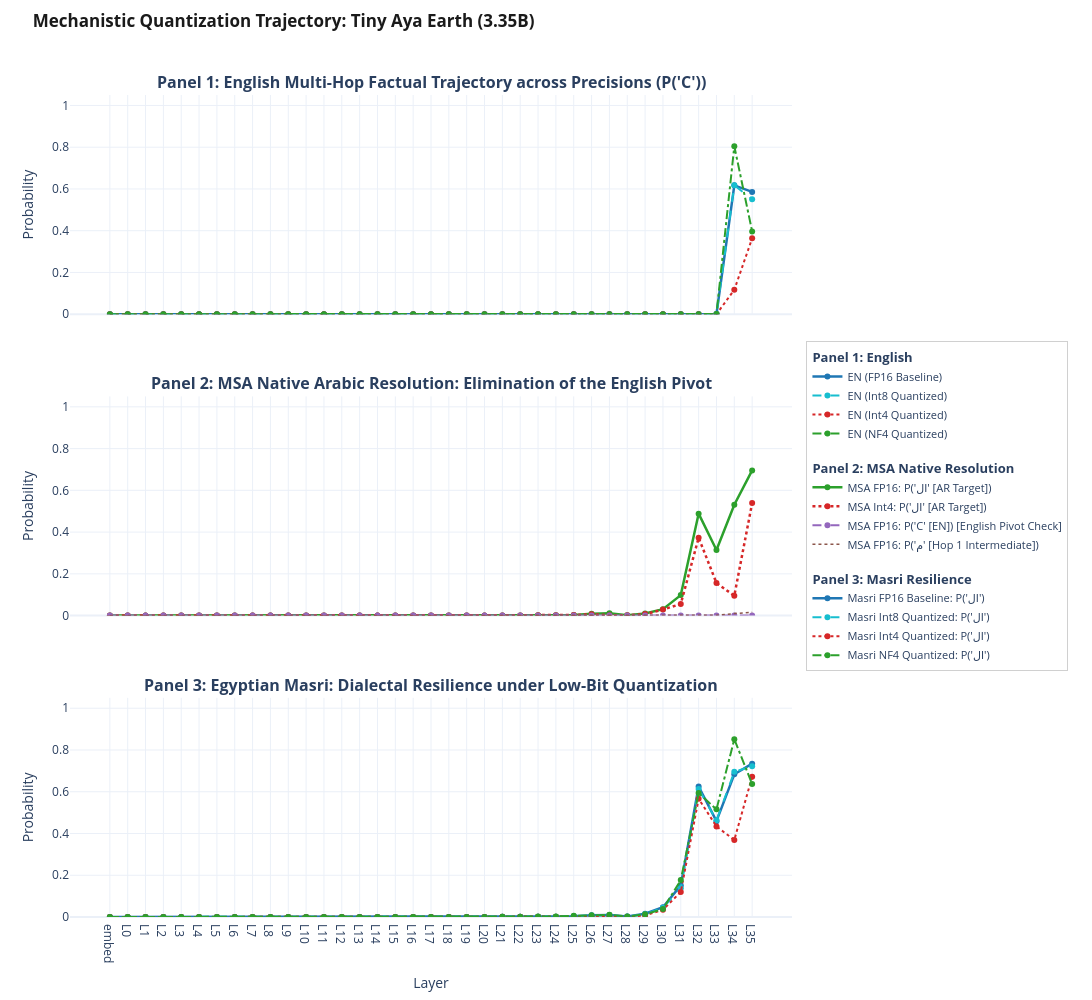

The notebook cell this image was saved under:
### Markdown cell above
### Step 7: 3-Panel Interactive Visualization of Tiny Aya Multi-Hop Reasoning

We generate an interactive, publication-ready Plotly figure tracing the mechanistic probabilities across all 36 layers of `CohereLabs/tiny-aya-earth`:
- **Panel 1: English Multi-Hop Factual Trajectory**: $P(\text{'C'})$ across full precision and quantization regimes (FP16, Int8, Int4, NF4).
- **Panel 2: Absence of the English Pivot in MSA**: Comparing Arabic target $P(\text{'ال'})$ against English $P(\text{'C'})$ and intermediate entity $P(\text{'م'})$. This visually proves Hypothesis 1: Tiny Aya routes through Arabic native representations without an L22 English detour.
- **Panel 3: Masri Dialectal Resilience**: Demonstrating how Egyptian Arabic retains high factual target probability ($P \approx 0.63 - 0.73$) across all precisions, contrasting with the conversational attractor collapse observed in Gemma-2-2B.

### Code cell
# Generate 3-Panel Interactive Plotly Visualization for Tiny Aya
fig = make_subplots(
    rows=3, cols=1,
    shared_xaxes=True,
    vertical_spacing=0.10,
    subplot_titles=(
        "<b>Panel 1: English Multi-Hop Factual Trajectory across Precisions (P('C'))</b>",
        "<b>Panel 2: MSA Native Arabic Resolution: Elimination of the English Pivot</b>",
        "<b>Panel 3: Egyptian Masri: Dialectal Resilience under Low-Bit Quantization</b>"
    )
)

precision_styles = [
    ("FP16 Baseline", "#1f77b4", "solid", 2.5),
    ("Int8 Quantized", "#17becf", "dash", 2.0),
    ("Int4 Quantized", "#d62728", "dot", 2.0),
    ("NF4 Quantized", "#2ca02c", "dashdot", 2.0),
]

# Panel 1: English Trajectory
for prec, color, dash, width in precision_styles:
    sub = df_results[(df_results["lang"] == "EN") & (df_results["precision"] == prec)]
    fig.add_trace(
        go.Scatter(
            x=sub["layer_label"],
            y=sub["p_cairo_en"],
            mode="lines+markers",
            name=f"EN ({prec})",
            line=dict(color=color, dash=dash, width=width),
            legendgroup="panel1",
            legendgrouptitle_text="<b>Panel 1: English</b>"
        ),
        row=1, col=1
    )

# Panel 2: MSA Pivot Elimination Check (FP16 & Int4)
sub_msa_fp16 = df_results[(df_results["lang"] == "MSA") & (df_results["precision"] == "FP16 Baseline")]
sub_msa_int4 = df_results[(df_results["lang"] == "MSA") & (df_results["precision"] == "Int4 Quantized")]

fig.add_trace(
    go.Scatter(
        x=sub_msa_fp16["layer_label"],
        y=sub_msa_fp16["p_cairo_ar"],
        mode="lines+markers",
        name="MSA FP16: P('ال' [AR Target])",
        line=dict(color="#2ca02c", width=2.5),
        legendgroup="panel2",
        legendgrouptitle_text="<b>Panel 2: MSA Native Resolution</b>"
    ),
    row=2, col=1
)

fig.add_trace(
    go.Scatter(
        x=sub_msa_int4["layer_label"],
        y=sub_msa_int4["p_cairo_ar"],
        mode="lines+markers",
        name="MSA Int4: P('ال' [AR Target])",
        line=dict(color="#d62728", dash="dot", width=2.5),
        legendgroup="panel2"
    ),
    row=2, col=1
)

fig.add_trace(
    go.Scatter(
        x=sub_msa_fp16["layer_label"],
        y=sub_msa_fp16["p_cairo_en"],
        mode="lines+markers",
        name="MSA FP16: P('C' [EN]) [English Pivot Check]",
        line=dict(color="#9467bd", dash="dash", width=2),
        legendgroup="panel2"
    ),
    row=2, col=1
)

fig.add_trace(
    go.Scatter(
        x=sub_msa_fp16["layer_label"],
        y=sub_msa_fp16["p_egypt_ar"],
        mode="lines",
        name="MSA FP16: P('م' [Hop 1 Intermediate])",
        line=dict(color="#8c564b", dash="dot", width=1.5),
        legendgroup="panel2"
    ),
    row=2, col=1
)

# Panel 3: Masri Dialectal Target vs Quantization & Interrogative Attractor
for prec, color, dash, width in precision_styles:
    sub = df_results[(df_results["lang"] == "Masri") & (df_results["precision"] == prec)]
    fig.add_trace(
        go.Scatter(
            x=sub["layer_label"],
            y=sub["p_cairo_ar"],
            mode="lines+markers",
            name=f"Masri {prec}: P('ال')",
            line=dict(color=color, dash=dash, width=width),
            legendgroup="panel3",
            legendgrouptitle_text="<b>Panel 3: Masri Resilience</b>"
        ),
        row=3, col=1
    )

fig.update_layout(
    title=dict(
        text="<b>Mechanistic Quantization Trajectory: Tiny Aya Earth (3.35B)</b>",
        font=dict(size=17, color="#1a1a1a"),
        x=0.03, y=0.985,
        xanchor="left", yanchor="top"
    ),
    width=1200,
    height=1000,
    template="plotly_white",
    hovermode="x unified",
    legend=dict(
        x=1.02, y=0.5,
        xanchor="left", yanchor="middle",
        orientation="v",
        bgcolor="rgba(255, 255, 255, 0.95)",
        bordercolor="#d0d0d0",
        borderwidth=1,
        font=dict(size=11),
        tracegroupgap=15
    ),
    margin=dict(l=70, r=300, t=95, b=60)
)

fig.update_yaxes(title_text="Probability", range=[0, 1.05], row=1, col=1)
fig.update_yaxes(title_text="Probability", range=[0, 1.05], row=2, col=1)
fig.update_yaxes(title_text="Probability", range=[0, 1.05], row=3, col=1)
fig.update_xaxes(title_text="Layer", row=3, col=1)

html_file = "tiny_aya_quantization_multihop_trajectory.html"
fig.write_html(html_file)
print(f"Interactive 3-panel visualization saved to {html_file}")
fig.show()

### Figure 1 — Plotly figure (JSON) as saved in the notebook; plotly's stock layout.template omitted (floating-point values rounded to 4 significant figures)
{"data": [{"legendgroup": "panel1", "legendgrouptitle": {"text": "<b>Panel 1: English</b>"}, "line": {"color": "#1f77b4", "dash": "solid", "width": 2.5}, "mode": "lines+markers", "name": "EN (FP16 Baseline)", "type": "scatter", "x": ["embed", "L0", "L1", "L2", "L3", "L4", "L5", "L6", "L7", "L8", "L9", "L10", "L11", "L12", "L13", "L14", "L15", "L16", "L17", "L18", "L19", "L20", "L21", "L22", "L23", "L24", "L25", "L26", "L27", "L28", "L29", "L30", "L31", "L32", "L33", "L34", "L35"], "xaxis": "x", "y": [2.829e-34, 4.053e-06, 0.0002251, 2.873e-05, 7.227e-07, 2.31e-07, 3.368e-06, 6.817e-07, 1.617e-06, 4.935e-05, 4.125e-05, 2.116e-06, 6.795e-06, 3.904e-06, 3.427e-06, 4.191e-07, 3.371e-07, 1.895e-05, 1.099e-07, 8.196e-07, 1.006e-06, 3.166e-08, 8.848e-09, 1.835e-07, 1.02e-07, 5.326e-09, 6.612e-08, 1.583e-07, 1.714e-07, 2.061e-08, 2.899e-08, 9.779e-09, 4.191e-09, 1.127e-07, 0.0007896, 0.6172, 0.5859], "yaxis": "y"}, {"legendgroup": "panel1", "legendgrouptitle": {"text": "<b>Panel 1: English</b>"}, "line": {"color": "#17becf", "dash": "dash", "width": 2.0}, "mode": "lines+markers", "name": "EN (Int8 Quantized)", "type": "scatter", "x": ["embed", "L0", "L1", "L2", "L3", "L4", "L5", "L6", "L7", "L8", "L9", "L10", "L11", "L12", "L13", "L14", "L15", "L16", "L17", "L18", "L19", "L20", "L21", "L22", "L23", "L24", "L25", "L26", "L27", "L28", "L29", "L30", "L31", "L32", "L33", "L34", "L35"], "xaxis": "x", "y": [2.829e-34, 3.815e-06, 0.0002213, 2.789e-05, 7.19e-07, 2.282e-07, 3.517e-06, 7.413e-07, 1.788e-06, 4.911e-05, 3.91e-05, 1.781e-06, 5.811e-06, 3.695e-06, 3.532e-06, 4.47e-07, 3.334e-07, 1.884e-05, 1.169e-07, 8.792e-07, 9.164e-07, 3.05e-08, 7.8e-09, 1.648e-07, 9.546e-08, 5.442e-09, 6.706e-08, 1.658e-07, 1.965e-07, 2.061e-08, 2.91e-08, 9.371e-09, 3.667e-09, 1.108e-07, 0.0007324, 0.6172, 0.5508], "yaxis": "y"}, {"legendgroup": "panel1", "legendgrouptitle": {"text": "<b>Panel 1: English</b>"}, "line": {"color": "#d62728", "dash": "dot", "width": 2.0}, "mode": "lines+markers", "name": "EN (Int4 Quantized)", "type": "scatter", "x": ["embed", "L0", "L1", "L2", "L3", "L4", "L5", "L6", "L7", "L8", "L9", "L10", "L11", "L12", "L13", "L14", "L15", "L16", "L17", "L18", "L19", "L20", "L21", "L22", "L23", "L24", "L25", "L26", "L27", "L28", "L29", "L30", "L31", "L32", "L33", "L34", "L35"], "xaxis": "x", "y": [2.829e-34, 2.772e-06, 0.0001316, 1.907e-05, 1.088e-06, 4.433e-07, 5.335e-06, 1.252e-06, 1.341e-06, 0.0001097, 4.435e-05, 1.267e-06, 3.412e-06, 3.695e-06, 1.848e-05, 3.483e-07, 1.013e-06, 4.387e-05, 2.161e-07, 7.413e-07, 6.37e-07, 5.169e-08, 5.495e-08, 5.849e-07, 6.817e-07, 2.072e-08, 9.406e-08, 2.887e-07, 1.63e-07, 3.669e-07, 6.109e-07, 2.254e-07, 6.636e-09, 5.588e-08, 2.36e-05, 0.1172, 0.3633], "yaxis": "y"}, {"legendgroup": "panel1", "legendgrouptitle": {"text": "<b>Panel 1: English</b>"}, "line": {"color": "#2ca02c", "dash": "dashdot", "width": 2.0}, "mode": "lines+markers", "name": "EN (NF4 Quantized)", "type": "scatter", "x": ["embed", "L0", "L1", "L2", "L3", "L4", "L5", "L6", "L7", "L8", "L9", "L10", "L11", "L12", "L13", "L14", "L15", "L16", "L17", "L18", "L19", "L20", "L21", "L22", "L23", "L24", "L25", "L26", "L27", "L28", "L29", "L30", "L31", "L32", "L33", "L34", "L35"], "xaxis": "x", "y": [2.829e-34, 4.977e-06, 0.0002251, 2.587e-05, 1.006e-06, 2.477e-07, 3.159e-06, 9.164e-07, 7.227e-07, 4.244e-05, 2.11e-05, 2.429e-06, 7.689e-06, 3.219e-06, 5.484e-06, 4.806e-07, 2.3e-07, 1.991e-05, 2.04e-07, 6.817e-07, 1.617e-06, 1.183e-07, 4.307e-08, 2.077e-07, 1.239e-07, 3.682e-09, 4.098e-08, 8.475e-08, 1.276e-07, 1.525e-08, 1.222e-08, 9.546e-09, 4.802e-09, 1.388e-07, 0.001251, 0.8047, 0.3965], "yaxis": "y"}, {"legendgroup": "panel2", "legendgrouptitle": {"text": "<b>Panel 2: MSA Native Resolution</b>"}, "line": {"color": "#2ca02c", "width": 2.5}, "mode": "lines+markers", "name": "MSA FP16: P('ال' [AR Target])", "type": "scatter", "x": ["embed", "L0", "L1", "L2", "L3", "L4", "L5", "L6", "L7", "L8", "L9", "L10", "L11", "L12", "L13", "L14", "L15", "L16", "L17", "L18", "L19", "L20", "L21", "L22", "L23", "L24", "L25", "L26", "L27", "L28", "L29", "L30", "L31", "L32", "L33", "L34", "L35"], "xaxis": "x2", "y": [1.545e-13, 7.497e-08, 1.825e-07, 1.141e-07, 4.354e-08, 1.743e-06, 2.757e-06, 2.965e-06, 2.995e-06, 5.007e-06, 5.169e-08, 4.731e-07, 7.637e-07, 2.496e-07, 1.699e-06, 3.353e-07, 6.445e-07, 4.053e-05, 2.635e-05, 2.694e-05, 0.000104, 4.792e-05, 0.0007935, 0.0004387, 0.001266, 0.00132, 0.003006, 0.009094, 0.01093, 0.002228, 0.01044, 0.03088, 0.09814, 0.4883, 0.3145, 0.5312, 0.6953], "yaxis": "y2"}, {"legendgroup": "panel2", "line": {"color": "#d62728", "dash": "dot", "width": 2.5}, "mode": "lines+markers", "name": "MSA Int4: P('ال' [AR Target])", "type": "scatter", "x": ["embed", "L0", "L1", "L2", "L3", "L4", "L5", "L6", "L7", "L8", "L9", "L10", "L11", "L12", "L13", "L14", "L15", "L16", "L17", "L18", "L19", "L20", "L21", "L22", "L23", "L24", "L25", "L26", "L27", "L28", "L29", "L30", "L31", "L32", "L33", "L34", "L35"], "xaxis": "x2", "y": [1.545e-13, 1.01e-07, 3.036e-07, 1.304e-07, 3.26e-08, 8.158e-07, 1.088e-06, 8.233e-07, 9.537e-07, 4.5e-06, 1.304e-07, 7.488e-07, 2.667e-06, 9.388e-07, 3.532e-06, 1.14e-06, 1.982e-06, 2.646e-05, 1.884e-05, 2.515e-05, 0.0001678, 5.722e-05, 0.0008011, 0.0003662, 0.00119, 0.001465, 0.002487, 0.006592, 0.002045, 0.001137, 0.007385, 0.02881, 0.05591, 0.373, 0.1562, 0.09521, 0.5391], "yaxis": "y2"}, {"legendgroup": "panel2", "line": {"color": "#9467bd", "dash": "dash", "width": 2}, "mode": "lines+markers", "name": "MSA FP16: P('C' [EN]) [English Pivot Check]", "type": "scatter", "x": ["embed", "L0", "L1", "L2", "L3", "L4", "L5", "L6", "L7", "L8", "L9", "L10", "L11", "L12", "L13", "L14", "L15", "L16", "L17", "L18", "L19", "L20", "L21", "L22", "L23", "L24", "L25", "L26", "L27", "L28", "L29", "L30", "L31", "L32", "L33", "L34", "L35"], "xaxis": "x2", "y": [2.829e-34, 7.987e-06, 0.0002747, 2.575e-05, 3.785e-06, 7.898e-07, 7.331e-06, 2.697e-06, 5.513e-06, 0.0002298, 6.628e-05, 1.021e-06, 3.874e-06, 2.235e-06, 4.917e-06, 1.928e-07, 4.228e-07, 4.113e-06, 2.375e-07, 2.697e-06, 7.041e-07, 2.41e-08, 8.557e-09, 3.492e-08, 8.557e-09, 1.355e-10, 1.011e-09, 6.461e-09, 2.678e-09, 5.13e-10, 9.386e-10, 1.437e-10, 2.91e-11, 2.547e-10, 4.228e-07, 0.0001526, 3.362e-05], "yaxis": "y2"}, {"legendgroup": "panel2", "line": {"color": "#8c564b", "dash": "dot", "width": 1.5}, "mode": "lines", "name": "MSA FP16: P('م' [Hop 1 Intermediate])", "type": "scatter", "x": ["embed", "L0", "L1", "L2", "L3", "L4", "L5", "L6", "L7", "L8", "L9", "L10", "L11", "L12", "L13", "L14", "L15", "L16", "L17", "L18", "L19", "L20", "L21", "L22", "L23", "L24", "L25", "L26", "L27", "L28", "L29", "L30", "L31", "L32", "L33", "L34", "L35"], "xaxis": "x2", "y": [7.283e-14, 2.369e-06, 4.232e-06, 1.185e-06, 7.525e-07, 4.232e-06, 8.829e-07, 2.488e-06, 1.907e-06, 1.952e-06, 4.494e-08, 1.369e-07, 2.058e-07, 3.614e-07, 2.339e-06, 1.088e-06, 2.31e-06, 3.016e-05, 9.06e-05, 0.0002289, 0.0001936, 8.821e-05, 0.0009575, 0.0007439, 0.001579, 0.001244, 0.0004463, 0.0005989, 0.0002823, 5.937e-05, 0.0001793, 0.0004845, 7.677e-05, 0.0001907, 0.001656, 0.009766, 0.01636], "yaxis": "y2"}, {"legendgroup": "panel3", "legendgrouptitle": {"text": "<b>Panel 3: Masri Resilience</b>"}, "line": {"color": "#1f77b4", "dash": "solid", "width": 2.5}, "mode": "lines+markers", "name": "Masri FP16 Baseline: P('ال')", "type": "scatter", "x": ["embed", "L0", "L1", "L2", "L3", "L4", "L5", "L6", "L7", "L8", "L9", "L10", "L11", "L12", "L13", "L14", "L15", "L16", "L17", "L18", "L19", "L20", "L21", "L22", "L23", "L24", "L25", "L26", "L27", "L28", "L29", "L30", "L31", "L32", "L33", "L34", "L35"], "xaxis": "x3", "y": [1.545e-13, 6.473e-08, 1.574e-07, 1.062e-07, 1.449e-08, 2.205e-06, 1.937e-06, 2.161e-06, 7.6e-07, 1.818e-06, 4.214e-08, 4.452e-07, 8.605e-07, 2.002e-07, 2.31e-06, 2.943e-07, 8.158e-07, 3.266e-05, 2.313e-05, 1.776e-05, 8.154e-05, 4.435e-05, 0.001289, 0.0008392, 0.001373, 0.00135, 0.003555, 0.00824, 0.009033, 0.002609, 0.01538, 0.04663, 0.1514, 0.625, 0.459, 0.6836, 0.7344], "yaxis": "y3"}, {"legendgroup": "panel3", "legendgrouptitle": {"text": "<b>Panel 3: Masri Resilience</b>"}, "line": {"color": "#17becf", "dash": "dash", "width": 2.0}, "mode": "lines+markers", "name": "Masri Int8 Quantized: P('ال')", "type": "scatter", "x": ["embed", "L0", "L1", "L2", "L3", "L4", "L5", "L6", "L7", "L8", "L9", "L10", "L11", "L12", "L13", "L14", "L15", "L16", "L17", "L18", "L19", "L20", "L21", "L22", "L23", "L24", "L25", "L26", "L27", "L28", "L29", "L30", "L31", "L32", "L33", "L34", "L35"], "xaxis": "x3", "y": [1.545e-13, 6.612e-08, 1.648e-07, 1.052e-07, 1.385e-08, 2.131e-06, 1.833e-06, 2.027e-06, 6.966e-07, 1.669e-06, 4.587e-08, 4.303e-07, 7.786e-07, 1.872e-07, 2.146e-06, 2.738e-07, 7.786e-07, 3.123e-05, 2.122e-05, 1.633e-05, 7.296e-05, 3.958e-05, 0.001167, 0.0007858, 0.001312, 0.001259, 0.003311, 0.007172, 0.008484, 0.002548, 0.01367, 0.04395, 0.1377, 0.6133, 0.4629, 0.6953, 0.7227], "yaxis": "y3"}, {"legendgroup": "panel3", "legendgrouptitle": {"text": "<b>Panel 3: Masri Resilience</b>"}, "line": {"color": "#d62728", "dash": "dot", "width": 2.0}, "mode": "lines+markers", "name": "Masri Int4 Quantized: P('ال')", "type": "scatter", "x": ["embed", "L0", "L1", "L2", "L3", "L4", "L5", "L6", "L7", "L8", "L9", "L10", "L11", "L12", "L13", "L14", "L15", "L16", "L17", "L18", "L19", "L20", "L21", "L22", "L23", "L24", "L25", "L26", "L27", "L28", "L29", "L30", "L31", "L32", "L33", "L34", "L35"], "xaxis": "x3", "y": [1.545e-13, 8.428e-08, 2.57e-07, 1.169e-07, 1.112e-08, 8.68e-07, 1.2e-06, 6.519e-07, 1.02e-07, 1.729e-06, 1.295e-07, 8.084e-07, 2.816e-06, 1.155e-06, 3.994e-06, 9.276e-07, 1.803e-06, 2.146e-05, 2.193e-05, 2.205e-05, 0.0001564, 4.029e-05, 0.001183, 0.0006714, 0.0009995, 0.001068, 0.002075, 0.003723, 0.003418, 0.0009346, 0.007294, 0.03418, 0.1201, 0.5664, 0.4336, 0.3691, 0.6719], "yaxis": "y3"}, {"legendgroup": "panel3", "legendgrouptitle": {"text": "<b>Panel 3: Masri Resilience</b>"}, "line": {"color": "#2ca02c", "dash": "dashdot", "width": 2.0}, "mode": "lines+markers", "name": "Masri NF4 Quantized: P('ال')", "type": "scatter", "x": ["embed", "L0", "L1", "L2", "L3", "L4", "L5", "L6", "L7", "L8", "L9", "L10", "L11", "L12", "L13", "L14", "L15", "L16", "L17", "L18", "L19", "L20", "L21", "L22", "L23", "L24", "L25", "L26", "L27", "L28", "L29", "L30", "L31", "L32", "L33", "L34", "L35"], "xaxis": "x3", "y": [1.545e-13, 6.38e-08, 1.499e-07, 1.416e-07, 1.665e-08, 1.192e-06, 1.222e-06, 1.132e-06, 1.583e-07, 1.751e-06, 3.12e-08, 9.174e-08, 2.794e-07, 4.796e-08, 8.456e-07, 2.477e-07, 2.924e-07, 2.11e-05, 1.299e-05, 1.049e-05, 8.297e-05, 8.059e-05, 0.001617, 0.001122, 0.002289, 0.002731, 0.005951, 0.00885, 0.01056, 0.00264, 0.01282, 0.03833, 0.1768, 0.5938, 0.5156, 0.8516, 0.6367], "yaxis": "y3"}], "layout": {"annotations": [{"font": {"size": 16}, "showarrow": false, "text": "<b>Panel 1: English Multi-Hop Factual Trajectory across Precisions (P('C'))</b>", "x": 0.5, "xanchor": "center", "xref": "paper", "y": 1.0, "yanchor": "bottom", "yref": "paper"}, {"font": {"size": 16}, "showarrow": false, "text": "<b>Panel 2: MSA Native Arabic Resolution: Elimination of the English Pivot</b>", "x": 0.5, "xanchor": "center", "xref": "paper", "y": 0.6333, "yanchor": "bottom", "yref": "paper"}, {"font": {"size": 16}, "showarrow": false, "text": "<b>Panel 3: Egyptian Masri: Dialectal Resilience under Low-Bit Quantization</b>", "x": 0.5, "xanchor": "center", "xref": "paper", "y": 0.2667, "yanchor": "bottom", "yref": "paper"}], "height": 1000, "hovermode": "x unified", "legend": {"bgcolor": "rgba(255, 255, 255, 0.95)", "bordercolor": "#d0d0d0", "borderwidth": 1, "font": {"size": 11}, "orientation": "v", "tracegroupgap": 15, "x": 1.02, "xanchor": "left", "y": 0.5, "yanchor": "middle"}, "margin": {"b": 60, "l": 70, "r": 300, "t": 95}, "title": {"font": {"color": "#1a1a1a", "size": 17}, "text": "<b>Mechanistic Quantization Trajectory: Tiny Aya Earth (3.35B)</b>", "x": 0.03, "xanchor": "left", "y": 0.985, "yanchor": "top"}, "width": 1200, "xaxis": {"anchor": "y", "domain": [0.0, 1.0], "matches": "x3", "showticklabels": false}, "xaxis2": {"anchor": "y2", "domain": [0.0, 1.0], "matches": "x3", "showticklabels": false}, "xaxis3": {"anchor": "y3", "domain": [0.0, 1.0], "title": {"text": "Layer"}}, "yaxis": {"anchor": "x", "domain": [0.7333, 1.0], "range": [0, 1.05], "title": {"text": "Probability"}}, "yaxis2": {"anchor": "x2", "domain": [0.3667, 0.6333], "range": [0, 1.05], "title": {"text": "Probability"}}, "yaxis3": {"anchor": "x3", "domain": [0.0, 0.2667], "range": [0, 1.05], "title": {"text": "Probability"}}}}
